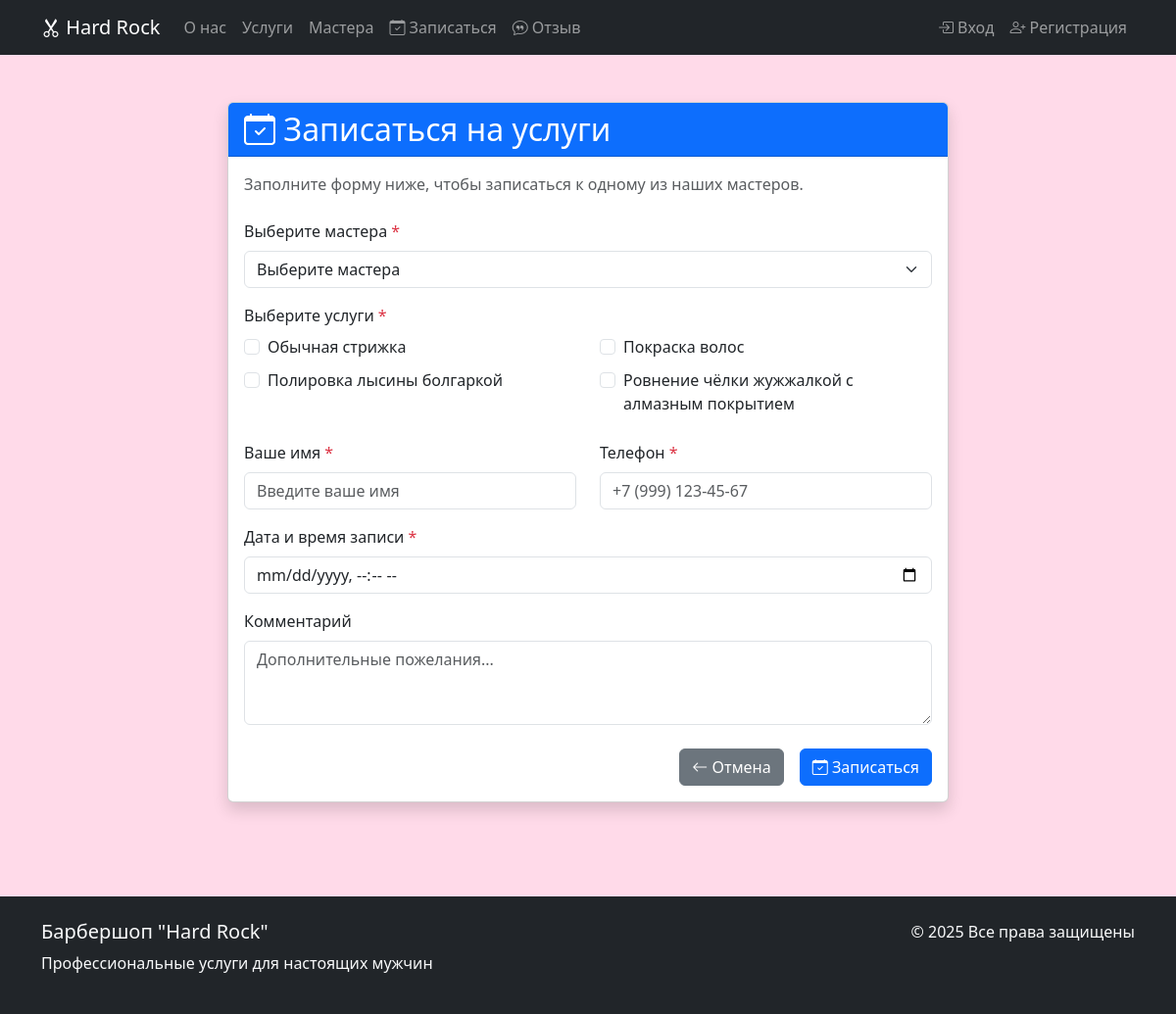
Screenshot of /order/create/ with the database file from the repository.
### core/models.py (models this page shows)
class Service(models.Model):
    name = models.CharField(max_length=200, verbose_name="Название")
    description = models.TextField(blank=True, verbose_name="Описание")
    price = models.DecimalField(max_digits=10, decimal_places=2, verbose_name="Цена")
    duration = models.PositiveIntegerField(verbose_name="Длительность", help_text="Время выполнения в минутах")
    is_popular = models.BooleanField(default=False, verbose_name="Популярная услуга")
    image = models.ImageField(upload_to="services/", blank=True, verbose_name="Изображение")
    class Meta:
        verbose_name = "Услуга"
        verbose_name_plural = "Услуги"
        ordering = ['name']
    def __str__(self):
        return self.name

### core/views.py (the view, shortened to what this page needs)
# urls.py: path('order/create/', OrderCreateView.as_view(), name='create_order'),
class OrderCreateView(CreateView):
    model = Order
    form_class = OrderForm
    template_name = 'create_order.html'
    success_url = reverse_lazy('thanks')
    def get_context_data(self, **kwargs):
        context = super().get_context_data(**kwargs)
        context['title'] = 'Записаться на услуги'
        return context

### core/context_processors.py (called while the page is built)
def menu_context(request):
    context = {
        'site_name': 'Барбершоп "Hard Rock"',
        'current_year': 2025,
        'menu_items': [
            {'name': 'О нас', 'url': '#about', 'anchor': True},
            {'name': 'Услуги', 'url': '#services', 'anchor': True},
            {'name': 'Мастера', 'url': '#masters', 'anchor': True},
            {'name': 'Запись', 'url': '#booking', 'anchor': True},
        ]
    }
    if request.user.is_authenticated and request.user.is_staff:
        context['staff_menu_items'] = [
            {'name': 'Заявки', 'url': 'orders_list', 'icon': 'bi-list-ul'},
        ]
    return context

### core/models.py (called while the page is built)
    def __str__(self):
        return self.name

### templates/create_order.html (shortened to what this page needs)
{% extends "base.html" %}
{% load static %}
{% block content %}
<div class="container py-5">
    <div class="row justify-content-center">
        <div class="col-lg-8">
            <div class="card shadow">
                <div class="card-header bg-primary text-white">
                    <h2 class="mb-0">
                        <i class="bi bi-calendar-check"></i> Записаться на услуги
                    </h2>
                </div>
                <div class="card-body">
                    <p class="text-muted mb-4">
                        Заполните форму ниже, чтобы записаться к одному из наших мастеров.
                    </p>
                    <form method="post" novalidate>
                        <div class="mb-3">
                            <label for="{{ form.master.id_for_label }}" class="form-label">
                                {{ form.master.label }} <span class="text-danger">*</span>
                            </label>
                            {{ form.master }}
                        </div>
                        <div class="mb-3">
                            <label class="form-label">
                                {{ form.services.label }} <span class="text-danger">*</span>
                            </label>
                            <div class="row">
                                {% for choice in form.services %}
                                    <div class="col-md-6 mb-2">
                                        <div class="form-check">
                                            {{ choice.tag }}
                                            <label class="form-check-label" for="{{ choice.id_for_label }}">
                                                {{ choice.choice_label }}
                                            </label>
                                        </div>
                                    </div>
                                {% endfor %}
                            </div>
                        </div>
                        <div class="row">
                            <div class="col-md-6 mb-3">
                                <label for="{{ form.client_name.id_for_label }}" class="form-label">
                                    {{ form.client_name.label }} <span class="text-danger">*</span>
                                </label>
                                {{ form.client_name }}
                            </div>
                            <div class="col-md-6 mb-3">
                                <label for="{{ form.phone.id_for_label }}" class="form-label">
                                    {{ form.phone.label }} <span class="text-danger">*</span>
                                </label>
                                {{ form.phone }}
                            </div>
                        </div>
                        <div class="mb-3">
                            <label for="{{ form.appointment_date.id_for_label }}" class="form-label">
                                {{ form.appointment_date.label }} <span class="text-danger">*</span>
                            </label>
                            {{ form.appointment_date }}
                        </div>
                        <div class="mb-4">
                            <label for="{{ form.comment.id_for_label }}" class="form-label">
                                {{ form.comment.label }}
                            </label>
                            {{ form.comment }}
                        </div>
                        <div class="d-grid gap-2 d-md-flex justify-content-md-end">
                            <a href="{% url 'landing' %}" class="btn btn-secondary me-md-2">
                                <i class="bi bi-arrow-left"></i> Отмена
                            </a>
                            <button type="submit" class="btn btn-primary">
                                <i class="bi bi-calendar-check"></i> Записаться
                            </button>
                        </div>
                    </form>
                </div>
            </div>
        </div>
    </div>
</div>
{% endblock %}

### static/css/main.css (style rules this page uses)
body { background-color: rgb(255, 218, 233); }

### rows the page displays
Service: choice_label "Обычная стрижка"
Service: choice_label "Покраска волос"
Service: choice_label "Полировка лысины болгаркой"
Service: choice_label "Ровнение чёлки жужжалкой с алмазным покрытием"
